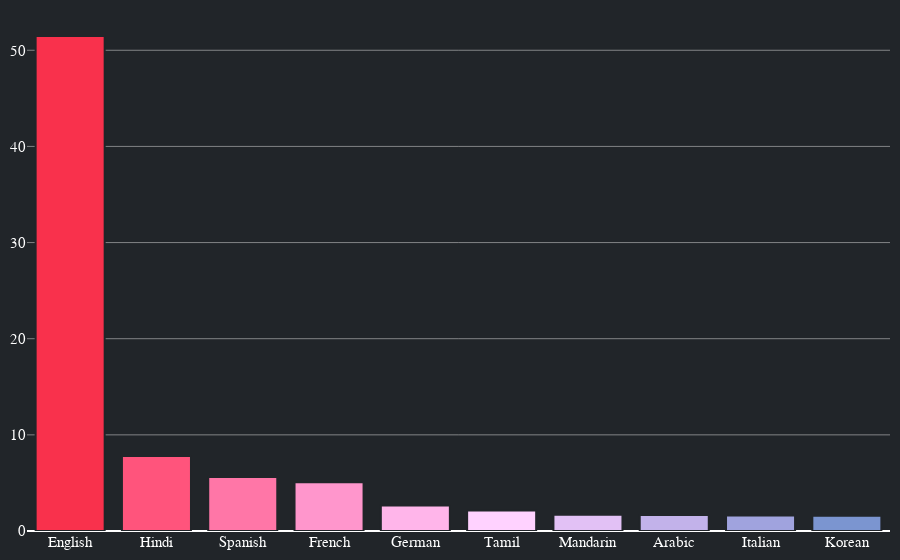

Here is the notebook cell this chart was saved with:
### Code cell
fig = go.Figure(data=[go.Bar(x=df.index, y=df['count'].to_list())])
fig.update_traces(marker_color=colors[::-1][1:], marker_line_color='#212529',
                  marker_line_width=2)

fig.update_traces(marker=dict(line=dict(color='#212529', width=2)), hoverlabel=dict(font_size=14,font_family="Arial, san serif",font_color="white"))

fig.update_traces(hovertemplate=('<br>%{x} presence is: %{value}%<br><extra></extra>'))

fig.update_layout(paper_bgcolor="#212529", plot_bgcolor ='rgba(0, 0, 0, 0)', hoverlabel_bordercolor='#212529',margin=margin, yaxis_gridcolor ='rgba(225, 225, 225, .5)', font_color="white", font_family="Arial, san serif", font_size=15)

fig.update_yaxes(color="white")
fig.update_xaxes(color="white")
fig.write_html('visualization/three.html')
fig.show()

### Figure 1 — Plotly figure (JSON) as saved in the notebook; plotly's stock layout.template omitted (floating-point values rounded to 4 significant figures)
{"data": [{"hoverlabel": {"font": {"color": "white", "family": "Arial, san serif", "size": 14}}, "hovertemplate": "<br>%{x} presence is: %{value}%<br><extra></extra>", "marker": {"color": ["#f9314c", "#ff547c", "#ff76a7", "#ff96cc", "#ffb5ea", "#ffd2ff", "#e2c1f5", "#c2b2ea", "#a0a3de", "#7b95d0", "#5287c1", "#0f79af"], "line": {"color": "#212529", "width": 2}}, "type": "bar", "x": ["English", "Hindi", "Spanish", "French", "German", "Tamil", "Mandarin", "Arabic", "Italian", "Korean"], "y": [51.48, 7.81, 5.61, 5.08, 2.66, 2.14, 1.68, 1.67, 1.61, 1.59]}], "layout": {"font": {"color": "white", "family": "Arial, san serif", "size": 15}, "hoverlabel": {"bordercolor": "#212529"}, "margin": {"b": 10, "l": 10, "r": 10, "t": 10}, "paper_bgcolor": "#212529", "plot_bgcolor": "rgba(0, 0, 0, 0)", "xaxis": {"color": "white"}, "yaxis": {"color": "white", "gridcolor": "rgba(225, 225, 225, .5)"}}}
